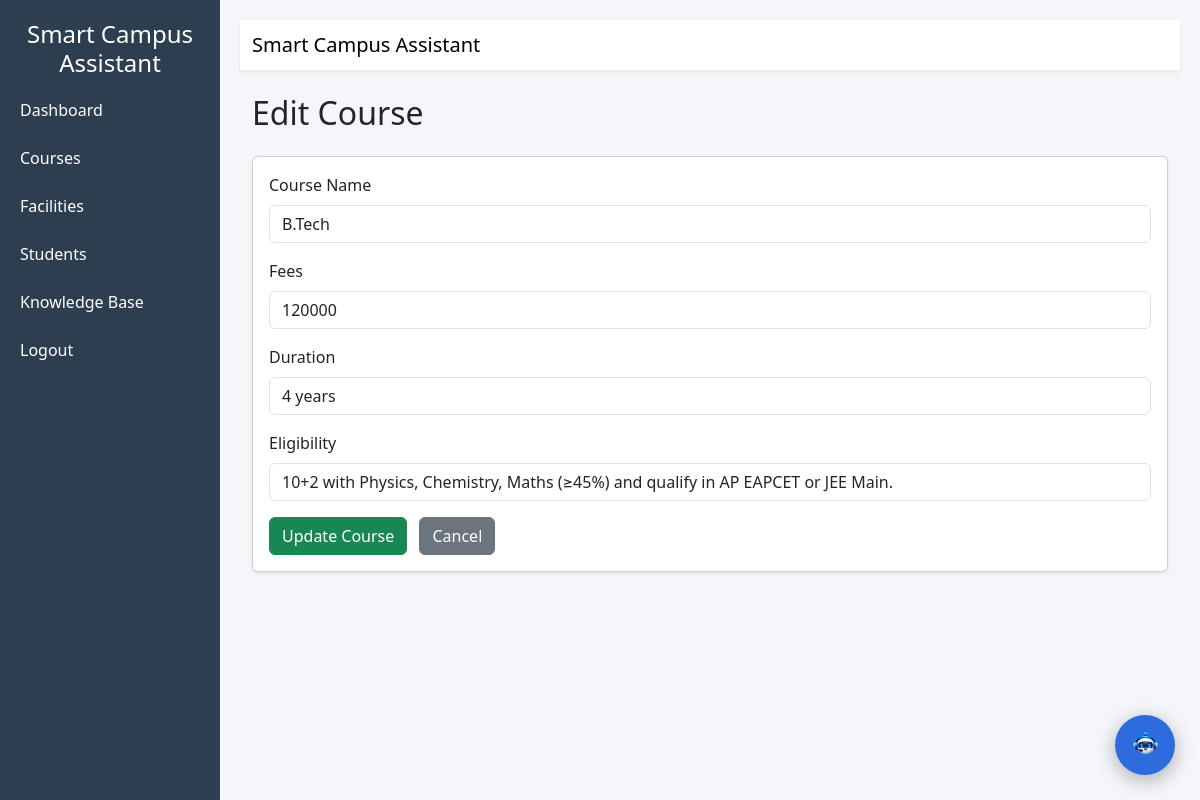
Screenshot of /edit_course/1 (signed in) with the database file from the repository.
### tables this page shows
CREATE TABLE courses (
id INTEGER PRIMARY KEY AUTOINCREMENT,
course TEXT NOT NULL,
fees TEXT,
duration TEXT,
eligibility TEXT
);

### routes/admin_routes.py (the view)
@admin_bp.route("/edit_course/<int:id>")
def edit_course(id):
    if not session.get("admin"):
        return redirect("/login")
    conn = get_db()
    course = conn.execute(
        "SELECT * FROM courses WHERE id=?",
        (id,)
    ).fetchone()
    return render_template("edit_course.html", course=course)

### models/db.py (called while the page is built)
def get_db():
    if "db" not in g:
        g.db = sqlite3.connect(DATABASE)
        g.db.row_factory = sqlite3.Row
    return g.db

### templates/edit_course.html
{% extends "layout.html" %}
{% block content %}
<div class="container">
<h2 class="mb-4">Edit Course</h2>
<div class="card shadow-sm">
<div class="card-body">
<form method="POST" action="/update_course/{{course.id}}">
<div class="mb-3">
<label class="form-label">Course Name</label>
<input type="text"
name="course"
value="{{course.course}}"
class="form-control"
required>
</div>
<div class="mb-3">
<label class="form-label">Fees</label>
<input type="text"
name="fees"
value="{{course.fees}}"
class="form-control">
</div>
<div class="mb-3">
<label class="form-label">Duration</label>
<input type="text"
name="duration"
value="{{course.duration}}"
class="form-control">
</div>
<div class="mb-3">
<label class="form-label">Eligibility</label>
<input type="text"
name="eligibility"
value="{{course.eligibility}}"
class="form-control">
</div>
<button class="btn btn-success">
Update Course
</button>
<a href="/dashboard/courses"
class="btn btn-secondary ms-2">
Cancel
</a>
</form>
</div>
</div>
</div>
{% endblock %}

### templates/layout.html (style rules this page uses)
body { background:#f4f6f9; }

### rows the page displays
courses: course "B.Tech", fees "120000", duration "4 years", eligibility "10+2 with Physics, Chemistry, Maths (≥45%) and qualify in AP EAPCET or JEE Main."
